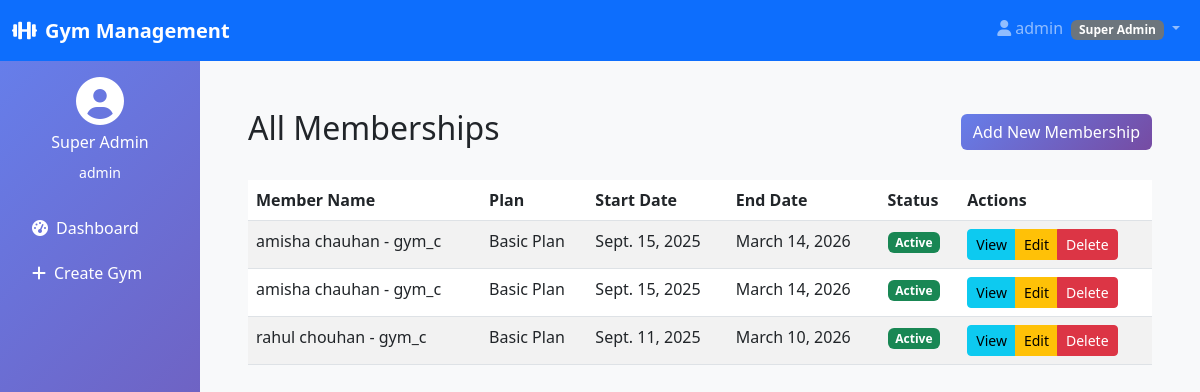
The app's page /membership_list/ (signed in), older data.
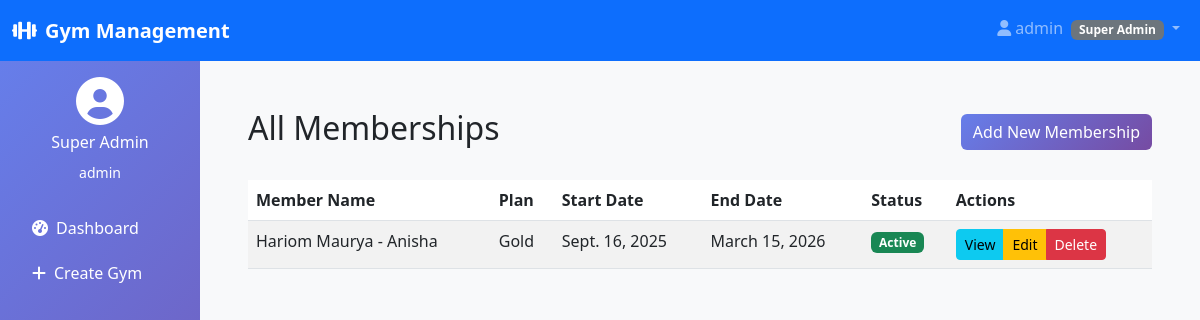
The same page, newer data.
### multiple_gym/models.py (models this page shows, shortened)
class Membership(models.Model):
    MEMBERSHIP_STATUS_CHOICES = [
        ('active', 'Active'),
        ('expired', 'Expired'),
        ('suspended', 'Suspended'),
        ('pending', 'Pending Payment'),
    ]
    member_name = models.ForeignKey('Member', on_delete=models.CASCADE, related_name='memberships')
    plan = models.ForeignKey('MembershipPlan', on_delete=models.CASCADE)
    start_date = models.DateField(default=timezone.now)
    end_date = models.DateField()
    total_amount = models.DecimalField(max_digits=10, decimal_places=2, default=0)
    paid_amount = models.DecimalField(max_digits=10, decimal_places=2, default=0)
    remaining_amount = models.DecimalField(max_digits=10, decimal_places=2, default=0)
    payment_status = models.CharField(max_length=20, choices=[
        ('paid', 'Fully Paid'),
        ('partial', 'Partially Paid'),
        ('unpaid', 'Unpaid'),
    ], default='unpaid')
    is_active = models.BooleanField(default=True)
    membership_status = models.CharField(max_length=20, choices=MEMBERSHIP_STATUS_CHOICES, default='pending')
    created_at = models.DateTimeField(auto_now_add=True, null=True, blank=True)
    updated_at = models.DateTimeField(auto_now=True)

class Member(models.Model):
    user = models.OneToOneField(settings.AUTH_USER_MODEL, on_delete=models.CASCADE, limit_choices_to={'user_type': 'member'})
    gym = models.ForeignKey('Gym', on_delete=models.CASCADE, related_name='members')
    GENDER_CHOICES = [
        ('M', 'Male'),
        ('F', 'Female'),
        ('O', 'Other')
    ]
    BLOOD_GROUP_CHOICES = [
        ('A+', 'A+'), ('A-', 'A-'),
        ('B+', 'B+'), ('B-', 'B-'),
        ('AB+', 'AB+'), ('AB-', 'AB-'),
        ('O+', 'O+'), ('O-', 'O-'),
    ]
    date_of_birth = models.DateField()
    gender = models.CharField(max_length=1, choices=GENDER_CHOICES)
    blood_group = models.CharField(max_length=3, choices=BLOOD_GROUP_CHOICES, blank=True)
    phone = models.CharField(max_length=10, unique=True)
    alternate_phone = models.CharField(max_length=10, blank=True, null=True)
    photo = models.ImageField(upload_to='member_photos/', blank=True, null=True)
    address_line1 = models.CharField(max_length=100)
    address_line2 = models.CharField(max_length=100, blank=True)
    city = models.CharField(max_length=50)
    state = models.CharField(max_length=50)
    pin_code = models.CharField(max_length=6)
    medical_conditions = models.TextField(blank=True, help_text="Any medical conditions")
    medications = models.TextField(blank=True, help_text="Current medications")
    previous_injuries = models.TextField(blank=True, help_text="Previous injuries")
    RELATION_CHOICES = [
        ('father', 'Father'),
        ('mother', 'Mother'),
        ('spouse', 'Spouse'),
        ('brother', 'Brother'),
        ('sister', 'Sister'),
        ('friend', 'Friend'),
        ('other', 'Other')
    ]
    emergency_contact_name = models.CharField(max_length=100)
    emergency_contact_phone = models.CharField(max_length=10)
    emergency_contact_relation = models.CharField(max_length=20, choices=RELATION_CHOICES)
    emergency_contact_address = models.TextField(blank=True)
    emergency_contact_name2 = models.CharField(max_length=100, blank=True)
    emergency_contact_phone2 = models.CharField(max_length=10, blank=True)
    emergency_contact_relation2 = models.CharField(max_length=20, choices=RELATION_CHOICES, blank=True)
    MEMBERSHIP_PLAN_CHOICES = [
        ('1_month', '1 Month Plan'),
        ('3_months', '3 Months Plan'),
        ('6_months', '6 Months Plan'),
        ('12_months', '1 Year Plan'),
    ]
    is_active = models.BooleanField(default=True)
    created_at = models.DateTimeField(auto_now_add=True)
    updated_at = models.DateTimeField(auto_now=True)
    class Meta:
        verbose_name = "Member"
        verbose_name_plural = "Members"
        ordering = ['-created_at']
    def __str__(self):
        return f"{self.user.get_full_name()} - {self.gym.name}"

class User(AbstractUser):
    USER_TYPES = (
        ('superadmin', 'Super Admin'),
        ('gymadmin', 'Gym Admin'),
        ('member', 'Member'),
        ('trainer', 'Trainer'),
    )
    user_type = models.CharField(max_length=20, choices=USER_TYPES, default='member')
    phone = models.CharField(max_length=15, blank=True)
    created_at = models.DateTimeField(auto_now_add=True)

class Gym(models.Model):
    name = models.CharField(max_length=100)
    address = models.TextField()
    phone = models.CharField(max_length=15)
    email = models.EmailField()
    registration_date = models.DateTimeField(auto_now_add=True)
    is_active = models.BooleanField(default=True)
    created_by = models.ForeignKey(User, on_delete=models.CASCADE, limit_choices_to={'user_type': 'superadmin'})

class MembershipPlan(models.Model):
    name = models.CharField(max_length=100)
    duration_months = models.IntegerField()
    price = models.DecimalField(max_digits=10, decimal_places=2)
    description = models.TextField(blank=True)
    is_active = models.BooleanField(default=True)

### multiple_gym/views.py (the view)
# urls.py: path("membership_list/", views.membership_list, name="membership_list"),
@login_required
def membership_list(request, gym_id=None):
    gym = None
    if request.user.user_type == "gymadmin":
        try:
            gym_admin = GymAdmin.objects.get(user=request.user)
            if gym_id:
                gym = get_object_or_404(Gym, id=gym_id)
                if gym not in gym_admin.gyms.all():
                    messages.error(request, "You do not have access to this gym!")
                    gym = gym_admin.gyms.first()
                    gym_id = gym.id if gym else None
            else:
                gym = gym_admin.gyms.first()
                gym_id = gym.id if gym else None
            if gym:
                memberships = Membership.objects.filter(
                    member_name__gym=gym
                ).order_by("-start_date")
            else:
                memberships = Membership.objects.none()
                messages.warning(request, "No gyms assigned to you.")
        except GymAdmin.DoesNotExist:
            memberships = Membership.objects.none()
            messages.error(request, "Gym admin profile not found!")
            return redirect("login")
    elif request.user.user_type == "superadmin":
        gym_id_param = gym_id or request.GET.get('gym_id')
        if gym_id_param:
            try:
                gym = Gym.objects.get(id=gym_id_param)
                memberships = Membership.objects.filter(
                    member_name__gym=gym
                ).order_by("-start_date")
                gym_id = gym.id
            except Gym.DoesNotExist:
                messages.error(request, "Gym not found!")
                memberships = Membership.objects.all().order_by("-start_date")
                gym_id = None
        else:
            memberships = Membership.objects.all().order_by("-start_date")
            gym_id = None
    else:
        messages.error(request, "Access denied!")
        return redirect("login")
    context = {
        "memberships": memberships,
        "gym": gym,
        "gym_id": gym_id,
        "total_memberships": memberships.count(),
        "active_memberships": memberships.filter(membership_status='active').count(),
        "pending_memberships": memberships.filter(payment_status__in=['partial', 'unpaid']).count(),
    }
    return render(request, "multiple_gym/membership_list.html", context)

### templates/multiple_gym/membership_list.html (shortened to what this page needs)
{% extends 'multiple_gym/base.html' %}
{% block content %}
<div class="container mt-4">
    <div class="d-flex justify-content-between align-items-center mb-4">
        <h2>All Memberships</h2>
        <a href="{% url 'multiple_gym:create_membership' %}" class="btn btn-primary">Add New Membership</a>
    </div>
    <div class="table-responsive">
        <table class="table table-striped">
            <thead>
                <tr>
                    <th>Member Name</th>
                    <th>Plan</th>
                    <th>Start Date</th>
                    <th>End Date</th>
                    <th>Status</th>
                    <th>Actions</th>
                </tr>
            </thead>
            <tbody>
                {% for membership in memberships %}
                <tr>
                    <td>{{ membership.member_name }}</td>
                    <td>{{ membership.plan.name }}</td>
                    <td>{{ membership.start_date }}</td>
                    <td>{{ membership.end_date }}</td>
                    <td>
                        {% if membership.is_active %}
                        <span class="badge bg-success">Active</span>
                        {% else %}
                        <span class="badge bg-danger">Inactive</span>
                        {% endif %}
                    </td>
                    <td>
                        <div class="btn-group" role="group">
                            <a href="{% url 'multiple_gym:payment_history' membership.pk %}" class="btn btn-sm btn-info">View</a>
                            <a href="{% url 'multiple_gym:edit_membership' membership.pk %}" class="btn btn-sm btn-warning">Edit</a>
                            <button type="button" class="btn btn-sm btn-danger" data-bs-toggle="modal" data-bs-target="#deleteModal{{ membership.pk }}">Delete</button>
                        </div>
                    </td>
                </tr>
                {% empty %}
                <tr>
                    <td colspan="6" class="text-center">No memberships found</td>
                </tr>
                {% endfor %}
            </tbody>
        </table>
    </div>
</div>
{% endblock %}

Row changes from the older to the newer data that the page shows:
removed Membership: member_name "amisha chauhan - gym_c", plan.name "Basic Plan", start_date "Sept. 15, 2025", end_date "March 14, 2026", is_active "Active"
removed Membership: member_name "amisha chauhan - gym_c", plan.name "Basic Plan", start_date "Sept. 15, 2025", end_date "March 14, 2026", is_active "Active"
removed Membership: member_name "rahul chouhan - gym_c", plan.name "Basic Plan", start_date "Sept. 11, 2025", end_date "March 10, 2026", is_active "Active"
added Membership: member_name "Hariom Maurya - Anisha", plan.name "Gold", start_date "Sept. 16, 2025", end_date "March 15, 2026", is_active "Active"
